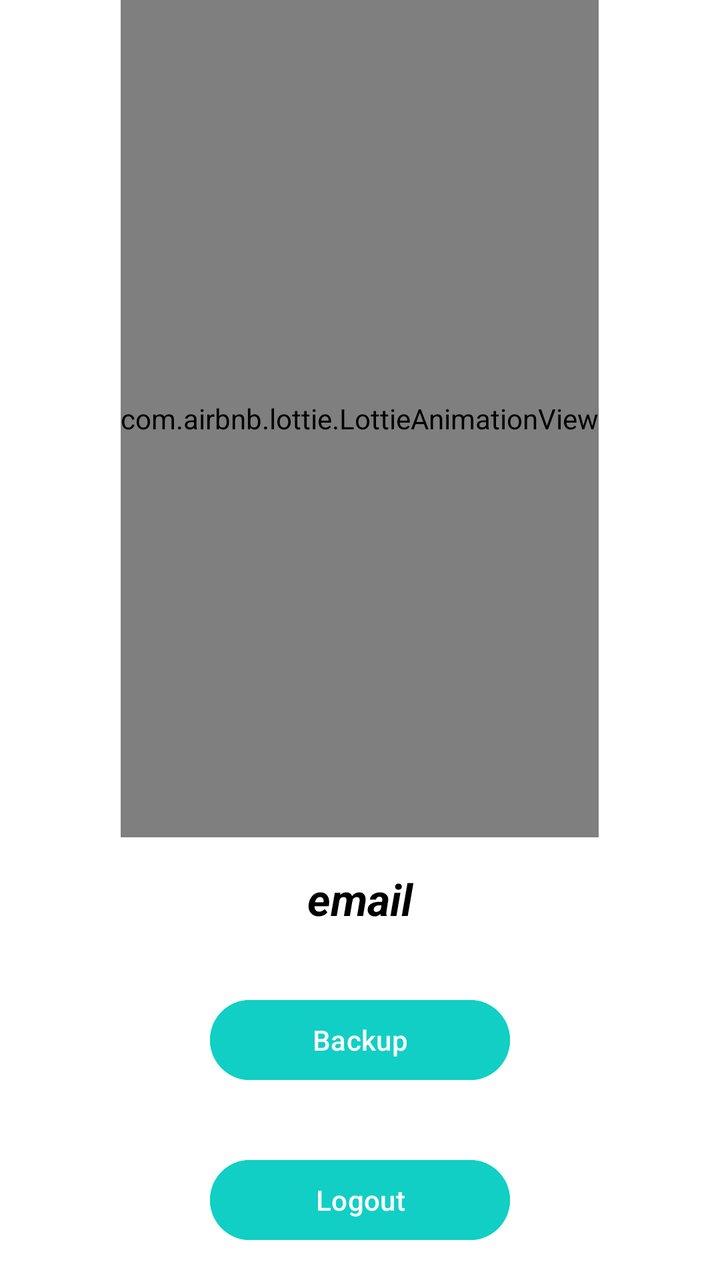
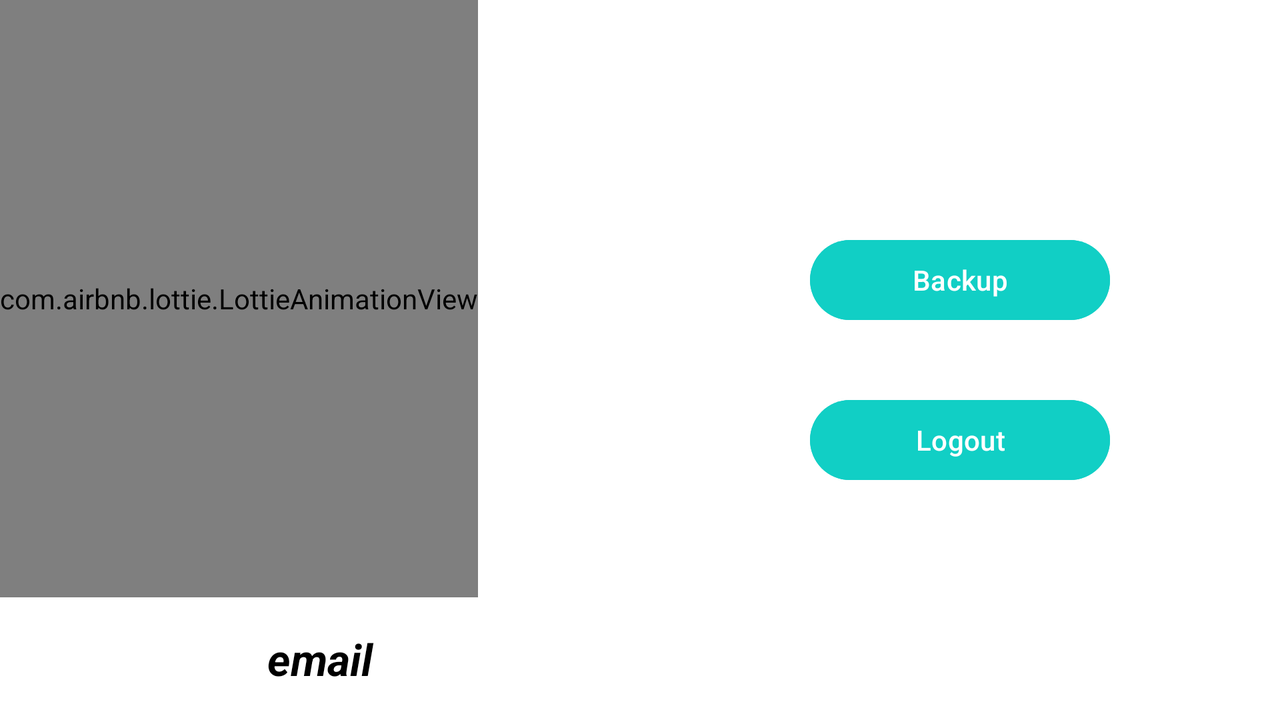

One screen, two layout resources from the same app: the default and the repository's alternative for another configuration. Each is rendered where Android would select it; the XML of both is given below.
<!-- AndroidManifest.xml: application theme Theme.MyMeal -->
<!-- res/layout/fragment_profile.xml -->
<?xml version="1.0" encoding="utf-8"?>
<LinearLayout xmlns:android="http://schemas.android.com/apk/res/android"
    xmlns:app="http://schemas.android.com/apk/res-auto"
    xmlns:tools="http://schemas.android.com/tools"
    android:layout_width="match_parent"
    android:layout_height="match_parent"
    android:layout_gravity="center"
    android:background="@color/white"
    android:gravity="center"
    android:orientation="vertical"
    tools:context=".profile.view.ProfileFragment">

    <com.airbnb.lottie.LottieAnimationView
        android:id="@+id/animationView2"
        android:layout_width="wrap_content"
        android:layout_height="wrap_content"
android:layout_weight="1"

        app:lottie_autoPlay="true"
        app:lottie_loop="true"
        app:lottie_rawRes="@raw/profile_animation"

        app:lottie_speed="1" />

    <TextView
        android:id="@+id/emailtxt"
        android:layout_width="match_parent"
        android:layout_height="wrap_content"
        android:layout_gravity="center"
        android:layout_margin="16dp"
        android:gravity="center"
        android:text="@string/email"
        android:textColor="@color/black"
        android:textSize="22sp"
        android:textStyle="bold|italic" />

    <Button
        android:id="@+id/btnBackup"
        android:layout_width="150dp"
        android:layout_height="wrap_content"
        android:layout_margin="16dp"
        android:backgroundTint="@color/backgrounds"
        android:elevation="11dp"
        android:text="@string/Backup" />

    <Button
        android:id="@+id/btnLogout"
        android:layout_width="150dp"
        android:layout_height="wrap_content"
        android:layout_margin="16dp"
        android:backgroundTint="@color/backgrounds"
        android:elevation="11dp"
        android:hapticFeedbackEnabled="true"
        android:text="@string/Logout" />
</LinearLayout>
<!-- resources referenced by this layout -->
<resources>
  <color name="backgrounds">#11cfc5</color>
  <color name="black">#FF000000</color>
  <color name="white">#FFFFFFFF</color>
  <string name="Backup">Backup</string>
  <string name="Logout">Logout</string>
  <string name="email">email</string>
  <style name="Theme.MyMeal" parent="Base.Theme.MyMeal" />
  <style name="Base.Theme.MyMeal" parent="Theme.Material3.DayNight.NoActionBar">
          
          
      </style>
</resources>
<!-- res/layout-land/fragment_profile.xml (the repository's variant of the layout above) -->
<!-- drawn on the phone turned sideways -->
<?xml version="1.0" encoding="utf-8"?>
<LinearLayout xmlns:android="http://schemas.android.com/apk/res/android"
    xmlns:app="http://schemas.android.com/apk/res-auto"
    xmlns:tools="http://schemas.android.com/tools"
    android:layout_width="match_parent"
    android:layout_height="match_parent"
    android:layout_gravity="center"
    android:background="@color/white"
    android:gravity="center"
    android:orientation="horizontal"
    android:weightSum="2"
    tools:context=".profile.view.ProfileFragment">

    <LinearLayout
        android:layout_width="match_parent"
        android:layout_height="match_parent"
        android:layout_weight="1"
        android:orientation="vertical">

        <com.airbnb.lottie.LottieAnimationView
            android:id="@+id/animationView2"
            android:layout_width="wrap_content"
            android:layout_height="wrap_content"
            android:layout_weight="1"

            app:lottie_autoPlay="true"
            app:lottie_loop="true"
            app:lottie_rawRes="@raw/profile_animation"

            app:lottie_speed="1" />

        <TextView
            android:id="@+id/emailtxt"
            android:layout_width="match_parent"
            android:layout_height="wrap_content"
            android:layout_gravity="center"
            android:layout_margin="16dp"
            android:gravity="center"
            android:text="@string/email"
            android:textColor="@color/black"
            android:textSize="22sp"
            android:textStyle="bold|italic" />
    </LinearLayout>

    <LinearLayout
        android:layout_width="match_parent"
        android:layout_height="match_parent"
        android:layout_weight="1"
        android:gravity="center"
        android:orientation="vertical"
        android:weightSum="2">

        <Button
            android:id="@+id/btnBackup"
            android:layout_width="150dp"
            android:layout_height="wrap_content"
            android:layout_margin="16dp"
            android:backgroundTint="@color/backgrounds"
            android:elevation="11dp"
            android:text="@string/Backup" />

        <Button
            android:id="@+id/btnLogout"
            android:layout_width="150dp"
            android:layout_height="wrap_content"
            android:layout_margin="16dp"
            android:backgroundTint="@color/backgrounds"
            android:elevation="11dp"
            android:hapticFeedbackEnabled="true"
            android:text="@string/Logout" />
    </LinearLayout>

</LinearLayout>
